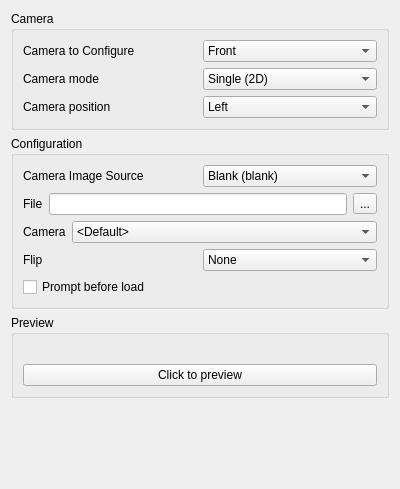
<?xml version="1.0" encoding="UTF-8"?>
<ui version="4.0">
 <class>ConfigureCamera</class>
 <widget class="QWidget" name="ConfigureCamera">
  <property name="geometry">
   <rect>
    <x>0</x>
    <y>0</y>
    <width>400</width>
    <height>489</height>
   </rect>
  </property>
  <layout class="QVBoxLayout" name="verticalLayout">
   <item>
    <widget class="QGroupBox" name="groupBox">
     <property name="title">
      <string>Camera</string>
     </property>
     <layout class="QVBoxLayout" name="verticalLayout_2">
      <item>
       <layout class="QHBoxLayout" name="horizontalLayout">
        <item>
         <widget class="QLabel" name="camera_selection_label">
          <property name="toolTip">
           <string>Select the camera to configure</string>
          </property>
          <property name="text">
           <string>Camera to Configure</string>
          </property>
         </widget>
        </item>
        <item>
         <widget class="QComboBox" name="camera_selection">
          <property name="toolTip">
           <string>Select the camera to configure</string>
          </property>
          <item>
           <property name="text">
            <string>Front</string>
           </property>
          </item>
          <item>
           <property name="text">
            <string>Rear</string>
           </property>
          </item>
         </widget>
        </item>
       </layout>
      </item>
      <item>
       <layout class="QHBoxLayout" name="horizontalLayout_2">
        <item>
         <widget class="QLabel" name="camera_mode_label">
          <property name="toolTip">
           <string>Select the camera mode (single or double)</string>
          </property>
          <property name="text">
           <string>Camera mode</string>
          </property>
         </widget>
        </item>
        <item>
         <widget class="QComboBox" name="camera_mode">
          <property name="toolTip">
           <string>Select the camera mode (single or double)</string>
          </property>
          <item>
           <property name="text">
            <string>Single (2D)</string>
           </property>
          </item>
          <item>
           <property name="text">
            <string>Double (3D)</string>
           </property>
          </item>
         </widget>
        </item>
       </layout>
      </item>
      <item>
       <layout class="QHBoxLayout" name="horizontalLayout_3">
        <item>
         <widget class="QLabel" name="camera_position_label">
          <property name="toolTip">
           <string>Select the position of camera to configure</string>
          </property>
          <property name="text">
           <string>Camera position</string>
          </property>
         </widget>
        </item>
        <item>
         <widget class="QComboBox" name="camera_position">
          <property name="toolTip">
           <string>Select the position of camera to configure</string>
          </property>
          <item>
           <property name="text">
            <string>Left</string>
           </property>
          </item>
          <item>
           <property name="text">
            <string>Right</string>
           </property>
          </item>
         </widget>
        </item>
       </layout>
      </item>
     </layout>
    </widget>
   </item>
   <item>
    <widget class="QGroupBox" name="configurationBox">
     <property name="title">
      <string>Configuration</string>
     </property>
     <layout class="QVBoxLayout" name="verticalLayout_configuration">
      <item>
       <layout class="QHBoxLayout" name="horizontalLayout_4">
        <item>
         <widget class="QLabel" name="image_source_label">
          <property name="toolTip">
           <string>&lt;html&gt;&lt;head/&gt;&lt;body&gt;&lt;p&gt;Select where the image of the emulated camera comes from. It may be an image or a real camera.&lt;/p&gt;&lt;/body&gt;&lt;/html&gt;</string>
          </property>
          <property name="text">
           <string>Camera Image Source</string>
          </property>
         </widget>
        </item>
        <item>
         <widget class="QComboBox" name="image_source">
          <property name="toolTip">
           <string>&lt;html&gt;&lt;head/&gt;&lt;body&gt;&lt;p&gt;Select where the image of the emulated camera comes from. It may be an image or a real camera.&lt;/p&gt;&lt;/body&gt;&lt;/html&gt;</string>
          </property>
          <item>
           <property name="text">
            <string>Blank (blank)</string>
           </property>
          </item>
          <item>
           <property name="text">
            <string>Still Image (image)</string>
           </property>
          </item>
          <item>
           <property name="text">
            <string>System Camera (qt)</string>
           </property>
          </item>
         </widget>
        </item>
       </layout>
      </item>
      <item>
       <layout class="QHBoxLayout" name="horizontalLayout_6">
        <item>
         <widget class="QLabel" name="camera_file_label">
          <property name="frameShape">
           <enum>QFrame::NoFrame</enum>
          </property>
          <property name="text">
           <string>File</string>
          </property>
         </widget>
        </item>
        <item>
         <widget class="QLineEdit" name="camera_file"/>
        </item>
        <item>
         <widget class="QToolButton" name="toolButton">
          <property name="text">
           <string notr="true">...</string>
          </property>
         </widget>
        </item>
       </layout>
      </item>
      <item>
       <layout class="QHBoxLayout" name="horizontalLayout_7">
        <item>
         <widget class="QLabel" name="system_camera_label">
          <property name="toolTip">
           <string>Select the system camera to use</string>
          </property>
          <property name="frameShape">
           <enum>QFrame::NoFrame</enum>
          </property>
          <property name="text">
           <string>Camera</string>
          </property>
         </widget>
        </item>
        <item>
         <widget class="QComboBox" name="system_camera">
          <property name="sizePolicy">
           <sizepolicy hsizetype="Expanding" vsizetype="Fixed">
            <horstretch>0</horstretch>
            <verstretch>0</verstretch>
           </sizepolicy>
          </property>
          <property name="toolTip">
           <string>Select the system camera to use</string>
          </property>
          <item>
           <property name="text">
            <string>&lt;Default&gt;</string>
           </property>
          </item>
         </widget>
        </item>
       </layout>
      </item>
      <item>
       <layout class="QHBoxLayout" name="horizontalLayout_8">
        <item>
         <widget class="QLabel" name="camera_flip_label">
          <property name="toolTip">
           <string>Select the image flip to apply</string>
          </property>
          <property name="frameShape">
           <enum>QFrame::NoFrame</enum>
          </property>
          <property name="text">
           <string>Flip</string>
          </property>
         </widget>
        </item>
        <item>
         <widget class="QComboBox" name="camera_flip">
          <property name="enabled">
           <bool>true</bool>
          </property>
          <property name="sizePolicy">
           <sizepolicy hsizetype="Maximum" vsizetype="Fixed">
            <horstretch>0</horstretch>
            <verstretch>0</verstretch>
           </sizepolicy>
          </property>
          <property name="maximumSize">
           <size>
            <width>800</width>
            <height>16777215</height>
           </size>
          </property>
          <property name="toolTip">
           <string>Select the image flip to apply</string>
          </property>
          <item>
           <property name="text">
            <string>None</string>
           </property>
          </item>
          <item>
           <property name="text">
            <string>Horizontal</string>
           </property>
          </item>
          <item>
           <property name="text">
            <string>Vertical</string>
           </property>
          </item>
          <item>
           <property name="text">
            <string>Reverse</string>
           </property>
          </item>
         </widget>
        </item>
       </layout>
      </item>
      <item>
       <widget class="QCheckBox" name="prompt_before_load">
        <property name="toolTip">
         <string>Select an image file every time before the camera is loaded</string>
        </property>
        <property name="text">
         <string>Prompt before load</string>
        </property>
       </widget>
      </item>
     </layout>
    </widget>
   </item>
   <item>
    <widget class="QGroupBox" name="previewBox">
     <property name="title">
      <string>Preview</string>
     </property>
     <layout class="QVBoxLayout" name="verticalLayout_3">
      <item>
       <widget class="QLabel" name="preview_box">
        <property name="baseSize">
         <size>
          <width>512</width>
          <height>384</height>
         </size>
        </property>
        <property name="toolTip">
         <string>Resolution: 512x384</string>
        </property>
        <property name="text">
         <string/>
        </property>
       </widget>
      </item>
      <item>
       <widget class="QPushButton" name="preview_button">
        <property name="text">
         <string>Click to preview</string>
        </property>
       </widget>
      </item>
     </layout>
    </widget>
   </item>
   <item>
    <spacer>
     <property name="orientation">
      <enum>Qt::Vertical</enum>
     </property>
     <property name="sizeHint" stdset="0">
      <size>
       <width>20</width>
       <height>40</height>
      </size>
     </property>
    </spacer>
   </item>
  </layout>
 </widget>
 <tabstops>
  <tabstop>camera_selection</tabstop>
  <tabstop>camera_mode</tabstop>
  <tabstop>camera_position</tabstop>
  <tabstop>image_source</tabstop>
  <tabstop>camera_file</tabstop>
  <tabstop>toolButton</tabstop>
  <tabstop>system_camera</tabstop>
  <tabstop>camera_flip</tabstop>
  <tabstop>prompt_before_load</tabstop>
  <tabstop>preview_button</tabstop>
 </tabstops>
 <resources/>
 <connections/>
</ui>
